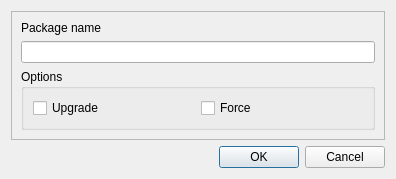
<?xml version="1.0" encoding="UTF-8"?>
<ui version="4.0">
 <class>InstallDialog</class>
 <widget class="QDialog" name="InstallDialog">
  <property name="geometry">
   <rect>
    <x>0</x>
    <y>0</y>
    <width>396</width>
    <height>162</height>
   </rect>
  </property>
  <property name="sizePolicy">
   <sizepolicy hsizetype="Preferred" vsizetype="Fixed">
    <horstretch>0</horstretch>
    <verstretch>0</verstretch>
   </sizepolicy>
  </property>
  <property name="windowTitle">
   <string>Install Package</string>
  </property>
  <layout class="QVBoxLayout" name="verticalLayout">
   <item>
    <widget class="QFrame" name="frame">
     <property name="frameShape">
      <enum>QFrame::StyledPanel</enum>
     </property>
     <property name="frameShadow">
      <enum>QFrame::Raised</enum>
     </property>
     <layout class="QVBoxLayout" name="verticalLayout_2">
      <item>
       <widget class="QLabel" name="label">
        <property name="text">
         <string>Package name</string>
        </property>
       </widget>
      </item>
      <item>
       <widget class="QLineEdit" name="packageNameEdit"/>
      </item>
      <item>
       <widget class="QGroupBox" name="groupBox">
        <property name="title">
         <string>Options</string>
        </property>
        <layout class="QHBoxLayout" name="horizontalLayout">
         <item>
          <widget class="QCheckBox" name="updateCheckBox">
           <property name="text">
            <string>Upgrade</string>
           </property>
          </widget>
         </item>
         <item>
          <widget class="QCheckBox" name="forceCheckBox">
           <property name="text">
            <string>Force</string>
           </property>
          </widget>
         </item>
        </layout>
       </widget>
      </item>
     </layout>
    </widget>
   </item>
   <item>
    <widget class="QDialogButtonBox" name="buttonBox">
     <property name="orientation">
      <enum>Qt::Horizontal</enum>
     </property>
     <property name="standardButtons">
      <set>QDialogButtonBox::Cancel|QDialogButtonBox::Ok</set>
     </property>
    </widget>
   </item>
  </layout>
 </widget>
 <resources/>
 <connections>
  <connection>
   <sender>buttonBox</sender>
   <signal>accepted()</signal>
   <receiver>InstallDialog</receiver>
   <slot>accept()</slot>
   <hints>
    <hint type="sourcelabel">
     <x>248</x>
     <y>254</y>
    </hint>
    <hint type="destinationlabel">
     <x>157</x>
     <y>274</y>
    </hint>
   </hints>
  </connection>
  <connection>
   <sender>buttonBox</sender>
   <signal>rejected()</signal>
   <receiver>InstallDialog</receiver>
   <slot>reject()</slot>
   <hints>
    <hint type="sourcelabel">
     <x>316</x>
     <y>260</y>
    </hint>
    <hint type="destinationlabel">
     <x>286</x>
     <y>274</y>
    </hint>
   </hints>
  </connection>
 </connections>
</ui>
